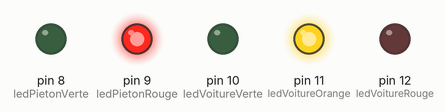
A sketch run on a simulated Arduino Uno, built with avr-gcc and run on an emulated ATmega328P. On the bench: output pins drawn as LEDs (lit = HIGH).

Above: at 0.5 s.
At 2.5 s:
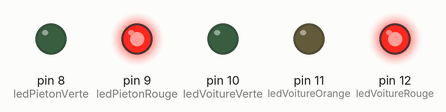
At 5.5 s:
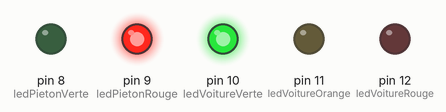
Timing chart, 0 to 9.1 s (numbered marks = the images above):
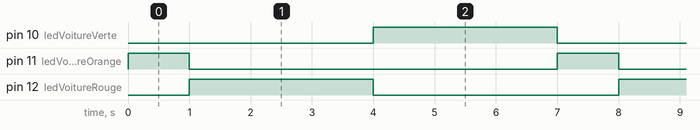

The sketch:

FeuTricolor.ino
```cpp
// (licence header left out)
// Les 3 diodes du feu voiture : chaqu'une sur sa broche.
const int ledVoitureVerte = 10; // On Branche la diode Verte sur la broche 10
const int ledVoitureOrange = 11; // On Branche la diode Orange sur la broche 11
const int ledVoitureRouge = 12; // On Branche la diode Rouge sur la broche 12

// Les 2 diodes du feu piéton : chaqu'une sur sa broche.
const int ledPietonVerte = 8; // On Branche la diode Verte sur la broche 8
const int ledPietonRouge = 9; // On Branche la diode Rouge sur la broche 9

// Le bouton poussoir est connecté à la broche 2
const int boutonAppel = 2;

// Variable qui mémorise l'état du bouton poussoir (1==appuyé, 0==libre)
int etatBouton = 0;


// Routine d'initialisation (ne s'exécute qu'une fois au démarage).
void setup() {
  /* Configuration des broches pour les feux */
  // Les broches sur les quelles sont branchées les diodes doivent être des sorties
  // Pour le feu Voiture :
  pinMode(ledVoitureVerte, OUTPUT); // Broche de la diode Verte en sortie
  pinMode(ledVoitureOrange, OUTPUT); // Broche de la diode Orange en sortie
  pinMode(ledVoitureRouge, OUTPUT); // Broche de la diode Rouge en sortie
  // Pour le feu Piéton :
  pinMode(ledPietonVerte, OUTPUT); // Broche de la diode Verte en sortie
  pinMode(ledPietonRouge, OUTPUT); // Broche de la diode Rouge en sortie
  // Le bouton d'appel est en entré :
  pinMode(boutonAppel, INPUT);

  /* Initialisation des feux (devrait être orange clignotant dans la vraie vie !)*/
  // On allume le feu Voiture en orange.
  digitalWrite(ledVoitureVerte, LOW);    // éteint la diode Verte
  digitalWrite(ledVoitureRouge, LOW);    // éteint la diode Rouge
  digitalWrite(ledVoitureOrange, HIGH);    // allume la diode Orange
  // Dans le fonctionnement normal, le feu piéton est toujours rouge
  digitalWrite(ledPietonVerte, LOW);    // éteint la diode Verte
  digitalWrite(ledPietonRouge, HIGH);    // Allume la diode Rouge

  /* Pour repscter la consigne du TP, on va devoir déplacer des truc par ici...
   * C'est pas propre, mais pour que la LED orange soit la première LED à s'allumer alors
   * que la lecture du bouton se fait quand le feu est vert, on va commencer le cycle ici.
   */


}


void loop() {

/*
 * Passe le feu au Orange
 */
  digitalWrite(ledVoitureVerte, LOW);   // éteint la diode Verte
  digitalWrite(ledVoitureOrange, HIGH);    // Allume la diode Orange
  delay(1000);               // On attend 1 seconde

/*
 * Passe le feu au Rouge
 */
  digitalWrite(ledVoitureOrange, LOW);    // éteint la diode Orange
  digitalWrite(ledVoitureRouge, HIGH);   // Allume la diode Rouge
  delay(3000);               // On attend 3 secondes

/*
 * Passe le feu au Vert
 */
  digitalWrite(ledVoitureRouge, LOW);    // éteint la diode Rouge
  digitalWrite(ledVoitureVerte, HIGH);   // Allume la diode Verte
  delay(3000);               // On attend 3 secondes

}
```

Measured:
- by itself, pin 10 (ledVoitureVerte), pin 12 (ledVoitureRouge): alternates HIGH for 3.0 s and LOW for 4.0 s
- by itself, pin 11 (ledVoitureOrange): alternates HIGH for 1.0 s and LOW for 6.0 s
- by itself, everything shown: repeats every 7.0 s, in 3 steps
